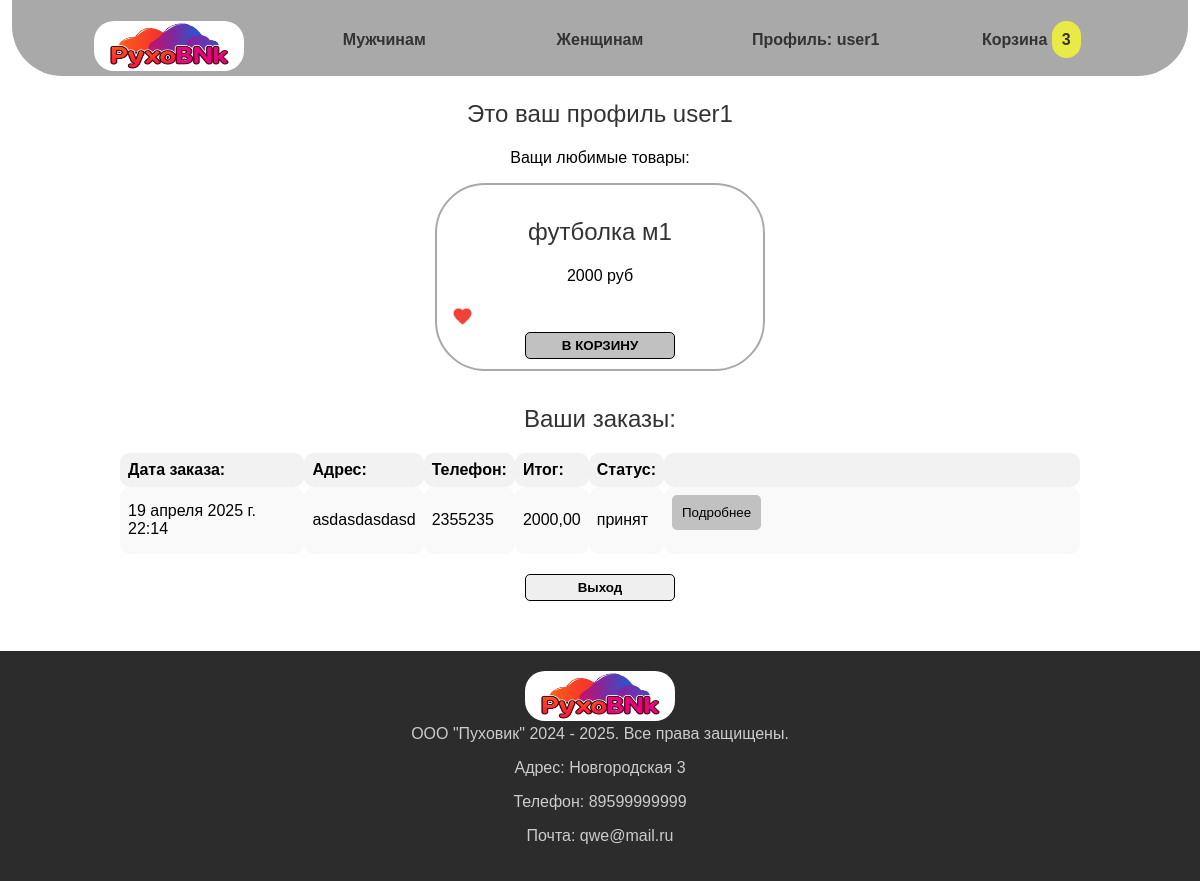
Page /cabinet/ (signed in) on the earlier database version.
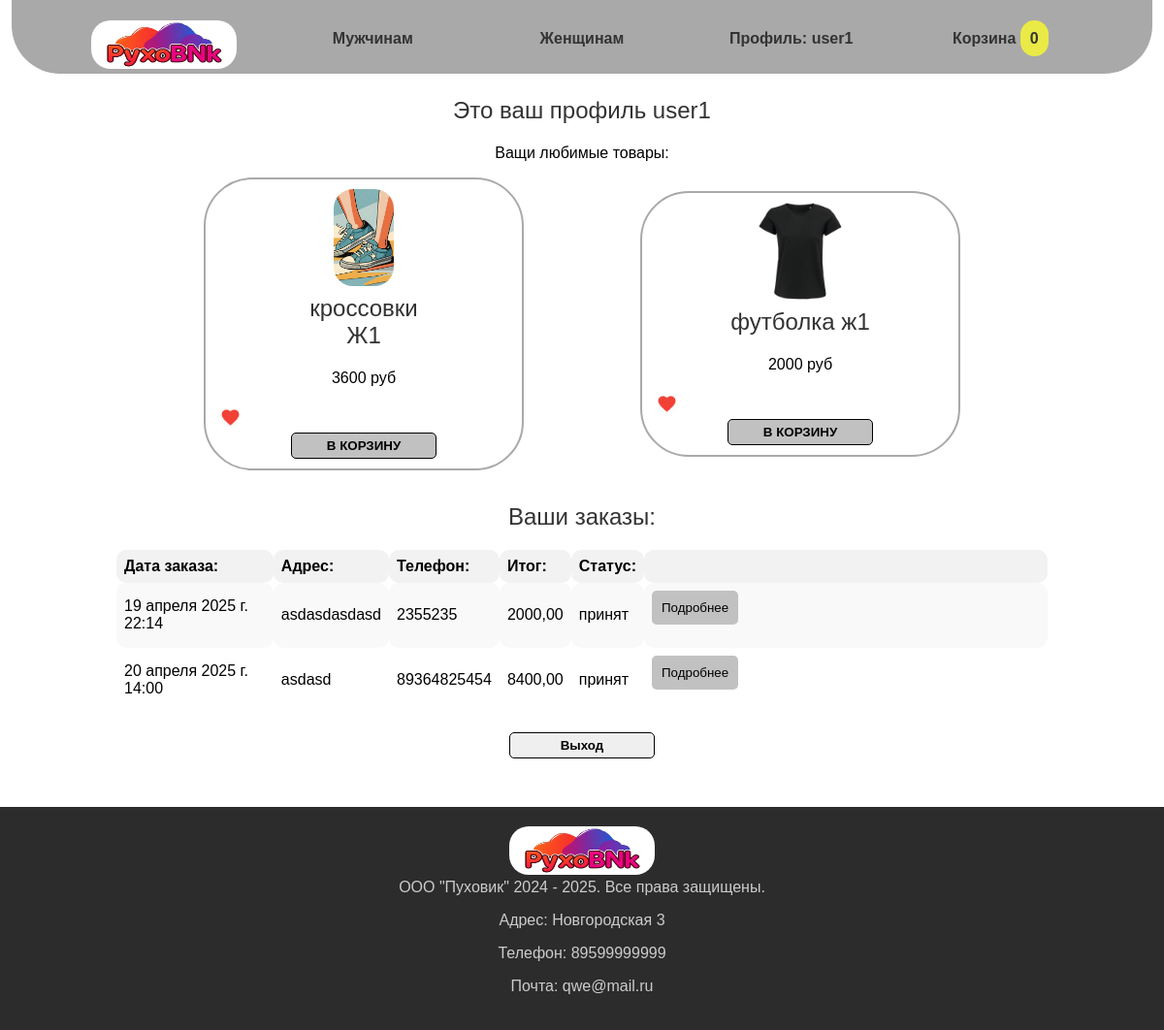
Same page on the later database version.
### app/models.py (models this page shows, shortened)
class like(models.Model):
    user = models.ForeignKey(to=User, on_delete=models.CASCADE)
    tovar = models.ForeignKey(to=Tovar, on_delete=models.CASCADE)

class Tovar(models.Model):
    group = models.ForeignKey(to=Group ,blank=True, null=True, on_delete=models.SET_NULL)
    name = models.CharField(max_length=50, verbose_name='Название')
    price = models.IntegerField(verbose_name='Цена', default=0)
    colors = models.ForeignKey(to=Colors, blank=True, null=True, on_delete=models.SET_NULL)
    size = models.ManyToManyField(to=Size, verbose_name='Размер')
    image = models.FileField(verbose_name='Изображение', upload_to='img/', null=True, blank=True)
    discount = models.IntegerField(verbose_name='Скидка', null=True, blank=True, default=0)
    category = models.ForeignKey(to=Category, on_delete=models.SET_NULL, null=True, blank=True)

class Order(models.Model):
    user = models.ForeignKey(to=User, on_delete=models.CASCADE)
    adress = models.CharField(verbose_name='Адрес', max_length=1000)
    email = models.EmailField(verbose_name='Email')
    tel = models.CharField(verbose_name='Телефон', max_length=20)
    tovars = models.ManyToManyField(to=Tovar)
    status = models.ForeignKey(to=Status, on_delete=models.SET_NULL, null=True, blank=True,verbose_name='Статус')
    total = models.DecimalField(max_digits=12,decimal_places=2,verbose_name='Итог')
    data = models.DateTimeField(auto_created=True, verbose_name='Дата',null=True, blank=True)
    zakaz = models.TextField(verbose_name='Заказ')

class Status(models.Model):
    name = models.CharField(max_length=100)
    def __str__(self):
        return self.name

### app/views.py (the view)
# urls.py: path('cabinet/', views.cabinet, name='cabinet'),
def cabinet(request):
    orders = Order.objects.filter(user_id=request.user.id)
    likes = like.objects.filter(user_id=request.user.id)
    carts = Cart.objects.filter(user_id=request.user.id)
    c = 0
    for one in carts:
        c += one.count
    data = {'orders':orders,'carts':carts,'likes':likes,'c':c}
    return render(request,'cabinet.html', data)

### templates/cabinet.html (shortened to what this page needs)
{% extends 'index.html' %}
{% load static %}
{% block head %}
    <link rel="stylesheet" href={% static 'css/menu.css' %}>
    <link rel="stylesheet" href={% static 'css/catalog.css' %}>
    <link rel="stylesheet" href={% static 'css/login.css' %}>
    <link rel="stylesheet" href={% static 'css/cabinet.css' %}>
{% endblock %}
{%  block content %}
    <h3>Это ваш профиль {{ user.username }}</h3>
    <p>Ващи любимые товары:</p>
    <div class="main-catalog">
    {% for one in likes %}
        <div class="card">
                    <img src="{% static one.tovar.image %}" alt="" height="100px" width="auto">
                    <h3 class="incard_name">{{ one.tovar.name }}</h3>
                    <p>{{ one.tovar.price }} руб</p>
                    {% if user.is_authenticated %}
                        {% if one.tovar.like_set.values %}
                            <img class='like' src="{% static 'img/like.jpg' %}" alt="" id = {{ one.tovar.id }}  >
                        {% else %}
                            <img class='like' src="{% static 'img/nolike.jpg' %}" alt="" id = {{ one.tovar.id }}  >
                        {% endif %}
                        <a href="{% url 'buy' one.tovar.id %}">
                            <button class="butcart">В КОРЗИНУ</button>
                        </a>
                    {% endif %}
        </div>
    {% endfor %}
    </div>
    <h3>Ваши заказы: </h3>
    <table>
    <tr>
        <th>Дата заказа:</th>
        <th>Адрес:</th>
        <th>Телефон:</th>
        <th>Итог:</th>
        <th>Статус:</th>
        <th></th>
    </tr>
    {% for one in orders %}
        <tr>
        <td>{{ one.data }}</td>
        <td>{{ one.adress }}</td>
        <td>{{ one.tel }}</td>
        <td>{{ one.total }}</td>
        <td>{{ one.status }}</td>
        <td id="full">
        <button onclick="f2('{{ one.id }}', '{{ one.zakaz }}')">Подробнее</button>
        </td>
        </tr>
    {% endfor %}
    </table>
    <a><form action="{% url 'logout' %}" method="post">
            <input class="butcart" type="submit" value="Выход">
        </form>
    </a>
{% endblock %}

### templates/index.html (shortened to what this page needs)
<!DOCTYPE html>
{% load static %}
<html lang="ru">
<head>
    {% block head %}{% endblock %}
</head>
<body>
    <div class="main">
    {% block menu %}
        <nav>
        <ul>
            <li >
                <a href="{% url 'index' %}" id="logo"><img src="{% static 'img/pyx1.jpg' %}" alt="" height="50px" width="150px"></a>
            </li>
            <li>
                <a href="{% url 'forman' %}">Мужчинам</a>
            </li>
            <li>
                <a href="{% url 'forwoman' %}">Женщинам</a>
            </li>
            {% if user.is_authenticated %}
            <li>
                <a href="{% url 'cabinet' %}">Профиль: {{ user.username }}</a>
            </li>
            {% else %}
            <li>
                <a href='http://localhost:8001/accounts/login/'>Вход</a>
            </li>
            {% endif %}
            <li>
                <a href="{% url 'cart' %}">Корзина <span class="cartlen">{{ c }}</span></a>
            </li>
        </ul>
        </nav>
    {% endblock %}
    <div class="page">
    {% block content %}{% endblock %}
    </div>
    <footer>
    {% block footer %}
        <div class="footer">
            <img src="{% static 'img/pyx1.jpg' %}" alt="" height="50px" width="150px">
            <div>
                <span>ООО "Пуховик" 2024 - 2025. Все права защищены.</span>
                <p>
                    <a href ="https://2gis.ru/tyumen/geo/70030076203006670/65.573705%2C57.160439?m=65.574711%2C57.160456%2F16.09" id="adress">
                    Адрес: Новгородская 3
                    </a>
                </p>
                <p>Телефон: 89599999999</p>
                <p>Почта: qwe@mail.ru</p>
            </div>
        </div>
    {% endblock %}
    </footer>
    </div>
</body>
</html>

Differences in the rows shown:
removed like: tovar.name "футболка м1", tovar.price "2000"
added like: tovar.image (picture), tovar.name "кроссовки Ж1", tovar.price "3600"
added like: tovar.image (picture), tovar.name "футболка ж1", tovar.price "2000"
added Order: data "20 апреля 2025 г. 14:00", adress "asdasd", tel "89364825454", total "8400,00", status "принят"
Other differences:
{{ c }}: "3" → "0"
